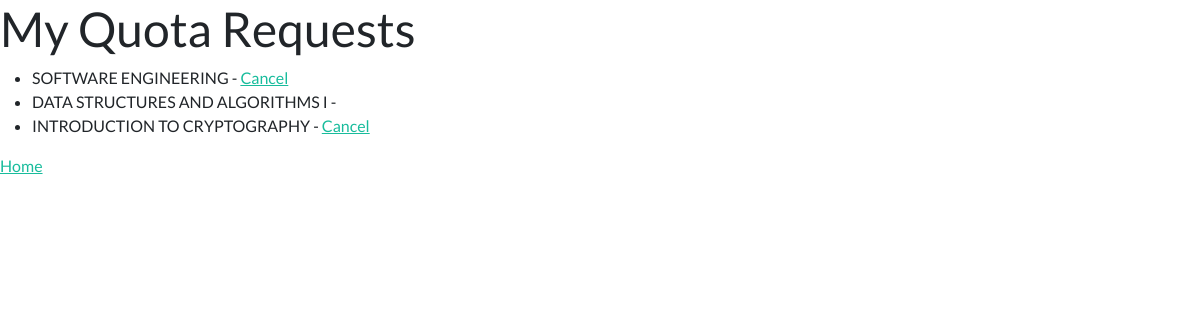
The app's page /my_requests/ (signed in), older data.
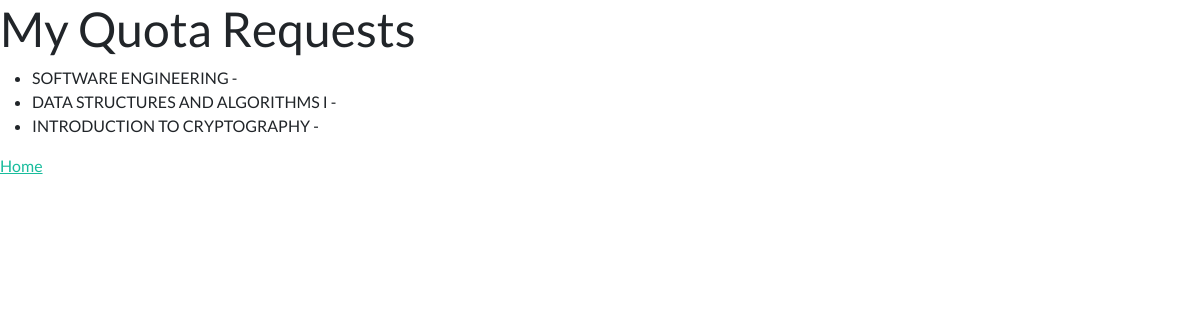
The same page, newer data.
### courses/models.py (models this page shows, shortened)
class QuotaRequest(models.Model):
    student = models.ForeignKey(User, on_delete=models.CASCADE)
    course = models.ForeignKey(Course, on_delete=models.CASCADE)
    requested_at = models.DateTimeField(auto_now_add=True)
    is_approved = models.BooleanField(default=False)

class Course(models.Model):
    code = models.CharField(max_length=10)
    name = models.CharField(max_length=100)
    semester = models.CharField(max_length=10)
    year = models.IntegerField()
    seats = models.IntegerField()
    is_open = models.BooleanField(default=True)

### courses/views.py (the view)
# urls.py: path('my_requests/', views.my_quota_requests, name='my_quota_requests'),
@login_required
def my_quota_requests(request):
    requests = QuotaRequest.objects.filter(student=request.user)
    return render(request, 'courses/my_quota_requests.html', {'requests': requests})

### courses/templates/courses/my_quota_requests.html (shortened to what this page needs)
{% load static %}
<!DOCTYPE html>
<html>
<head>
    <link href="{% static 'css/bootstrap.min.css' %}" rel ="stylesheet">
</head>
<body>
    <h1>My Quota Requests</h1>
    <ul>
        {% for request in requests %}
            <li>{{ request.course.name }} -
                {% if not request.is_approved %}
                    <a href="{% url 'cancel_quota_request' request.id %}">Cancel</a>
                {% endif %}
            </li>
        {% endfor %}
    </ul>
    <a href="{% url 'home' %}">Home</a>
</body>
</html>

Row changes from the older to the newer data that the page shows:
changed QuotaRequest "SOFTWARE ENGINEERING": no longer shows "Cancel"
changed QuotaRequest "INTRODUCTION TO CRYPTOGRAPHY": no longer shows "Cancel"
